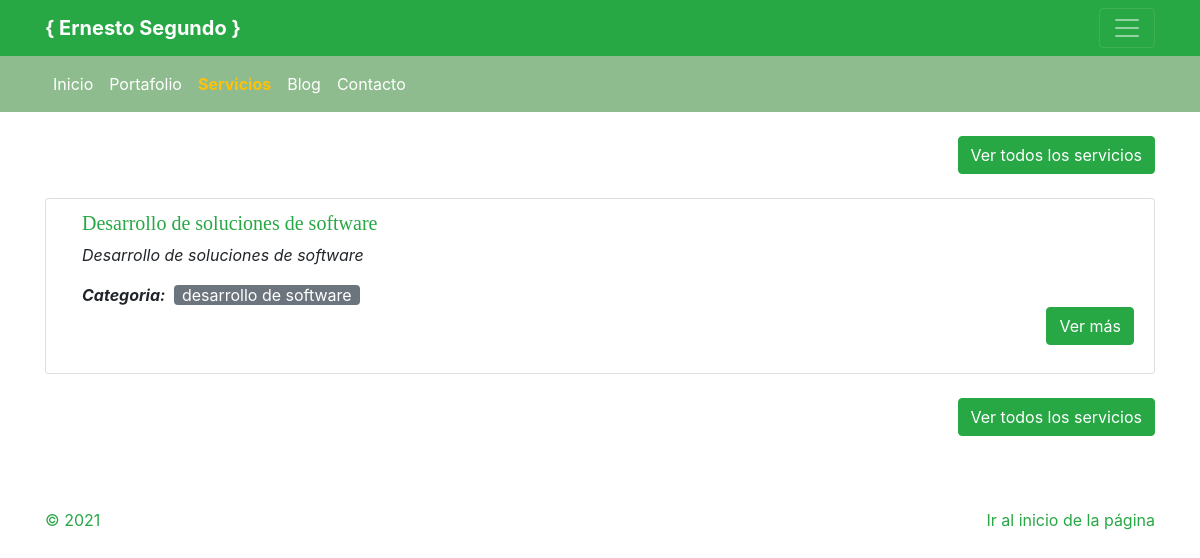
/servicios/categoria/1/, run on the app's committed database.
### servicios/models.py (models this page shows, shortened)
class Servicio(models.Model):
    nombre = models.CharField(max_length=50)
    descripcion = models.CharField(max_length=250)
    disponibilidad = models.BooleanField(default=True)
    precio = models.FloatField()
    categoria = models.ForeignKey(CategoriaServicio, on_delete=CASCADE)
    creado = models.DateTimeField(auto_now_add=True)
    modificado = models.DateTimeField(auto_now_add=True)
    class Meta:
        verbose_name = "Servicio"
        verbose_name_plural = "Servicios"

class CategoriaServicio(models.Model):
    nombre = models.CharField(max_length=50)
    disponibilidad = models.BooleanField(default=True)
    creado = models.DateTimeField(auto_now_add=True)
    modificado = models.DateTimeField(auto_now_add=True)
    class Meta:
        verbose_name = "Categoría de servicio"
        verbose_name_plural = "Categorías de servicio"

### servicios/views.py (the view)
# urls.py: path('categoria/<int:categoria_id>/', views.categorias, name='categoria_servicio'),
def categorias(request, categoria_id):
    categoria_servicio = CategoriaServicio.objects.get(id=categoria_id)
    servicios = Servicio.objects.filter(categoria=categoria_servicio)
    return render(request, 'servicios/categoria.html', {"categoria": categoria_servicio, "servicios": servicios})

### servicios/templates/servicios/categoria.html (shortened to what this page needs)
{% extends 'presentacion/masterpage.html' %}
{% load static %}
{% block content %}
    <main role="main">
		<section class="container my-4">
			<div class="text-right mb-4"><a href="/servicios/" class="btn btn-success">Ver todos los servicios</a></div>
			<ul class="list-group">
				{% for servicio in servicios %}
				<li class="list-group-item">
					<div class="pl-3">
						<div class="pb-3">
							<h5 class="text-success">{{servicio.nombre}}</h5>
							<p class="text-justify rounded"><cite>{{servicio.descripcion}}</cite></p>
							<p class="font-italic d-inline"><span class="font-weight-bold">Categoria:</span></p>
							<div class="text-lowercase bg-secondary rounded mx-1 px-2 text-white d-inline">{{categoria.nombre}}</div>
							<div class="text-right"><a href="{% url 'servicio' servicio.id %}" class="btn btn-success">Ver más</a></div>
						</div>
					</div>
				</li>
				{% endfor %}
			</ul>
			<div class="text-right mt-4"><a href="/servicios/" class="btn btn-success">Ver todos los servicios</a></div>
        </section>
	</main>
{% endblock content %}

### presentacion/static/css/ernestosegundo.css (style rules this page uses)
:root { --jumbotron-padding-y: 3rem; }

### presentacion/static/css/blog.css (style rules this page uses)
h1, h2, h3, h4, h5, h6 { font-family: "Playfair Display", Georgia, "Times New Roman", serif; }

### data on the page
Servicio: nombre "Desarrollo de soluciones de software", descripcion "Desarrollo de soluciones de software"
CategoriaServicio: nombre "desarrollo de software"
